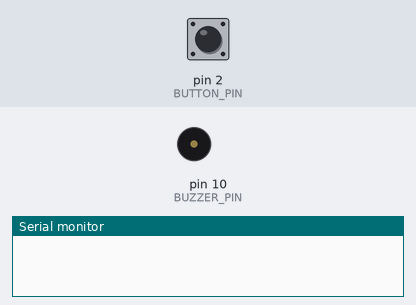
This sketch was run on a simulated Arduino Uno, built with avr-gcc and run on an emulated ATmega328P. Shown: buzzer (waves = sounding), the last lines printed to the serial monitor. The test bench sets the inputs (shaded band); at power-on: pin 2 (BUTTON_PIN) LOW.

Above: at 1.2 s.
1.3 s: pin 2 (BUTTON_PIN) pulled HIGH for 3.2 s
At 4.2 s:
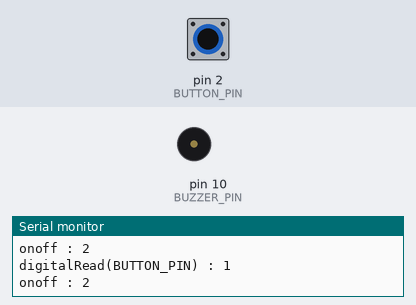
Timing chart, 0 to 5.7 s (numbered marks = the images above; inputs shaded):
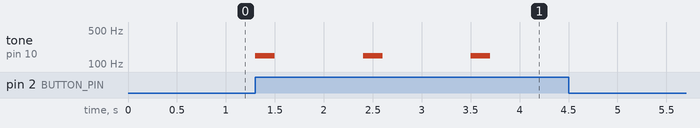

Measured:
- after the input at 1.3 s, tone on pin 10 (BUZZER_PIN): alternates 147 Hz for 0.20 s and silent for 0.90 s, 6 changes in all, then stays silent, starting at once

The sketch:

piezo_buzzer_kill.ino
```cpp
const int BUTTON_PIN = 2;
const int BUZZER_PIN = 10;

int onoff = 0;

int buzzerState = HIGH;
int buttonState;
int lastButtonState = LOW;

unsigned long lastDebounceTime = 0;
unsigned long debounceDelay = 50;


const float songSpeed = 1.0;

#define NOTE_D3 147
#define NOTE_C4 262
#define NOTE_D4 294
#define NOTE_E4 330
#define NOTE_F4 349
#define NOTE_G4 392
#define NOTE_A4 440
#define NOTE_B4 494
#define NOTE_C5 523
#define NOTE_D5 587
#define NOTE_D_black_5 622
#define NOTE_E5 659
#define NOTE_F5 698
#define NOTE_G5 784
#define NOTE_A_black_5 830
#define NOTE_A5 880
#define NOTE_B5 988
#define NOTE_D6 1175

#define rest 10

int notes[] = {
  NOTE_D3, 0, NOTE_D5, 0, NOTE_D5, 0, NOTE_D5, 0,
  0, NOTE_D5, 0, NOTE_D5, 0, NOTE_D5, 0,
  NOTE_D5, 0, NOTE_D5, 0, NOTE_D5, 0, NOTE_D_black_5, 0,
  NOTE_A5, 0, NOTE_D5, 0, NOTE_D_black_5, 0, NOTE_A5, 0,

  NOTE_D3, 0, NOTE_D5, 0, NOTE_D5, 0, NOTE_D5, 0,
  0, NOTE_D5, 0, NOTE_D5, 0, NOTE_D5, 0,
  NOTE_D5, 0, NOTE_D5, 0, NOTE_A5, 0, NOTE_A_black_5, 0,
  NOTE_D5, 0, NOTE_A5, 0, NOTE_A_black_5, 0, NOTE_D5, 0,

  NOTE_D3, 0, NOTE_D5, 0, NOTE_D5, 0, NOTE_D5, 0,
  0, NOTE_D5, 0, NOTE_D5, 0, NOTE_D5, 0,
  NOTE_D5, 0, NOTE_D5, 0, NOTE_D5, 0, NOTE_D_black_5, 0,
  NOTE_A5, 0, NOTE_D5, 0, NOTE_D_black_5, 0, NOTE_A5, 0,

  NOTE_D3, 0, NOTE_D5, 0, NOTE_D5, 0, NOTE_D5, 0,
  0, NOTE_D5, 0, NOTE_D5, 0, NOTE_D5, 0,
  NOTE_D5, 0, NOTE_D5, 0, NOTE_A5, 0, NOTE_A_black_5, 0,
  NOTE_D5, 0, NOTE_A5, 0, NOTE_A_black_5, 0, NOTE_D5,

  NOTE_F5, 0, NOTE_F5, 0, NOTE_F5, 0, NOTE_F5, 0,
  NOTE_F5, 0, NOTE_F5, 0, NOTE_F5, 0, NOTE_F5, 0, NOTE_F5, 0,
  NOTE_E5, 0, NOTE_E5, 0, NOTE_D5, 0,

  NOTE_F5, 0, NOTE_F5, 0, NOTE_F5, 0, NOTE_F5, 0,
  NOTE_F5, 0, NOTE_F5, 0, NOTE_F5, 0, NOTE_F5, 0, NOTE_F5, 0,
  NOTE_E5, 0, NOTE_E5, 0, NOTE_D5, 0,

  NOTE_F5, 0, NOTE_F5, 0, NOTE_F5, 0, NOTE_F5, 0,
  NOTE_F5, 0, NOTE_F5, 0, NOTE_D6, 0,

  NOTE_F5, 0, NOTE_F5, 0, NOTE_F5, 0, NOTE_F5, 0,
  NOTE_F5, 0, NOTE_F5, 0, NOTE_D6, 0,

  NOTE_F5, 0, NOTE_F5, 0, NOTE_F5, 0, NOTE_F5, 0,
  NOTE_F5, 0, NOTE_F5, 0, NOTE_D6, 0,

  NOTE_D5, 0, NOTE_E5, 0, NOTE_F5, 0, NOTE_F5, 0,
  NOTE_E5, 0, NOTE_E5, 0, NOTE_D5, 0,

  NOTE_F5, 0, NOTE_F5, 0, NOTE_F5, 0,
  NOTE_F5, 0, NOTE_F5, 0, NOTE_F5, 0,
  NOTE_F5, 0, NOTE_F5, 0, NOTE_F5, 0, NOTE_F5, 0,
  NOTE_E5, 0, NOTE_E5, 0, NOTE_E5, 0, NOTE_D5, 0,
  NOTE_F5, 0, NOTE_F5, 0, NOTE_D5, 0, NOTE_F5, 0, NOTE_F5, 0,
  NOTE_D5, 0, NOTE_F5, 0,

  NOTE_D5, 0, NOTE_D5, 0, NOTE_E5, 0, NOTE_F5, 0,
  NOTE_D5, 0, NOTE_E5, 0, NOTE_F5, 0,
  NOTE_D5, 0,

  NOTE_F5, 0, NOTE_F5, 0, NOTE_F5, 0,
  NOTE_F5, 0, NOTE_F5, 0, NOTE_F5, 0,
  NOTE_F5, 0, NOTE_F5, 0, NOTE_F5, 0,

  NOTE_A5, 0,
  NOTE_F5, 0, NOTE_F5, 0, NOTE_F5, 0,
  NOTE_A5, 0,
  NOTE_F5, 0, NOTE_F5, 0, NOTE_F5, 0, NOTE_F5, 0,

  NOTE_A5, 0, NOTE_F5, 0, NOTE_F5, 0, NOTE_D5, 0,
  NOTE_F5, 0, NOTE_F5, 0, NOTE_D5, 0,
  NOTE_F5, 0, NOTE_F5, 0, NOTE_D5, 0,
  NOTE_F5, 0, NOTE_F5, 0, NOTE_D5, 0,
  NOTE_F5, 0, NOTE_F5, 0, NOTE_D5, 0,

  NOTE_E5, 0, NOTE_E5, 0, NOTE_E5, 0,
  NOTE_F5, 0, NOTE_F5, 0, NOTE_D5, 0,
  NOTE_G5, 0, NOTE_G5, 0,
  NOTE_A5, 0,
  NOTE_F5, 0,

  //    NOTE_D5,0,NOTE_F5,0,NOTE_F5,0,


};
// Durations (in ms) of each music note of the song
// Quarter Note is 250 ms when songSpeed = 1.0
int durations[] = {
  200, 70, 100, 80, 100, 80, 400, rest,
  200, 100, 80, 100, 80, 400, 70,
  200, rest, 125, rest, 175, rest, 175, rest,
  175, rest, 175, rest, 175, rest, 50, 5,

  200, 70, 100, 80, 100, 80, 400, rest,
  200, 100, 80, 100, 80, 450, 70,
  200, rest, 125, rest, 175, rest, 175, rest,
  175, rest, 175, rest, 175, rest, 175, 5,

  200, 70, 100, 80, 100, 80, 400, rest,
  200, 100, 80, 100, 80, 400, 70,
  200, rest, 125, rest, 175, rest, 175, rest,
  175, rest, 175, rest, 175, rest, 50, 5,

  200, 70, 100, 80, 100, 80, 400, rest,
  200, 100, 80, 100, 80, 450, 70,
  200, rest, 125, rest, 175, rest, 175, rest,
  175, rest, 175, rest, 175, rest, 175,

  375, rest, 150, rest, 375, rest, 125, 50,
  450, rest, 375, rest, 125, rest, 375, rest, 125, rest,
  375, rest, 125, rest, 450, 50,

  375, rest, 125, rest, 375, rest, 125, 50,
  450, rest, 375, rest, 125, rest, 375, rest, 125, rest,
  375, rest, 125, rest, 450, 50,

  375, rest, 125, rest, 375, rest, 125, 50,
  375, rest, 125, rest, 450, rest,

  375, rest, 125, rest, 375, rest, 125, 50,
  375, rest, 125, rest, 450, rest,

  375, rest, 125, rest, 375, rest, 125, 50,
  375, rest, 125, rest, 450, rest,

  375, rest, 125, rest, 375, rest, 125, rest,
  375, rest, 125, rest, 450, 100,

  150, rest, 150, rest, 150, rest,
  150, rest, 150, rest, 150, rest,
  375, 150, 150, rest, 150, rest, 150, rest,
  150, rest, 150, rest, 150, rest, 375, 150,
  150, rest, 150, rest, 150, rest, 150, rest, 150, rest,
  150, rest, 450, 70,

  150, rest, 150, rest, 150, rest, 150, rest,
  150, rest, 150, rest, 150, rest,
  450, rest,

  150, rest, 150, rest, 150, rest,
  150, rest, 150, rest, 150, rest,
  150, rest, 150, rest, 150, rest,

  450, rest,
  150, rest, 150, rest, 150, rest,
  450, rest,
  150, rest, 150, rest, 150, rest, 150, rest,

  450, rest, 150, rest, 150, rest, 150, rest,
  150, rest, 150, rest, 150, rest,
  150, rest, 150, rest, 150, rest,
  150, rest, 150, rest, 150, rest,
  150, rest, 150, rest, 150, rest,

  150, rest, 150, rest, 150, rest,
  150, rest, 150, rest, 150, rest,
  150, rest, 150, rest,
  150, rest,
  150, rest,

  //    375,rest,100,rest,100,rest,


};
void setup() {
  pinMode(BUTTON_PIN, INPUT);

  Serial.begin(9600);
}

void loop() {
  int buttonState = digitalRead(BUTTON_PIN);  // read new state

  if (buttonState == HIGH) {  // button is pressed
    onoff++;
    buzzer();
  }
}

void buzzer() {
  const int totalNotes = sizeof(notes) / sizeof(int);

  for (int i = 0; i < totalNotes; i++) {

    const int currentNote = notes[i];
    float wait = durations[i] / songSpeed;
    // Play tone if currentNote is not 0 frequency, otherwise pause (noTone)
    if (currentNote != 0) {
      tone(BUZZER_PIN, notes[i], wait);  // tone(pin, frequency, duration)
    } else {
      noTone(BUZZER_PIN);
    }
    if (digitalRead(BUTTON_PIN) == HIGH) {
      onoff++;
      delay(100);
      Serial.println((String) "digitalRead(BUTTON_PIN) : " + digitalRead(BUTTON_PIN));
      Serial.println((String) "onoff : " + onoff);
    }
    if (digitalRead(BUTTON_PIN) == HIGH && onoff >= 2) {
      onoff = 0;
      delay(1000);
      break;
    }
    // delay is used to wait for tone to finish playing before moving to next loop
    Serial.println((String) "digitalRead(BUTTON_PIN) : " + digitalRead(BUTTON_PIN));
    Serial.println((String) "onoff : " + onoff);
    delay(wait);
  }
}
```
